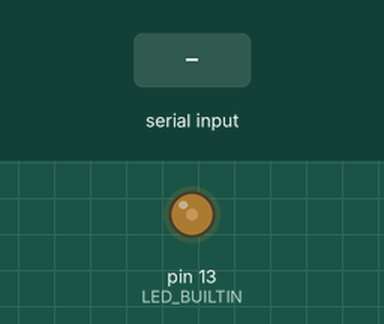
A sketch run on a simulated Arduino Uno, built with avr-gcc and run on an emulated ATmega328P. On the bench: output pins drawn as LEDs (lit = HIGH). The test bench sets the inputs (shaded band).

Above: at 1.2 s.
1.3 s: "90,45,200\n" received over Serial
At 1.7 s:
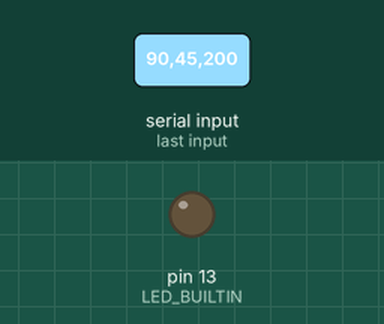
4.3 s: "1,90\n" received over Serial
At 5.9 s:
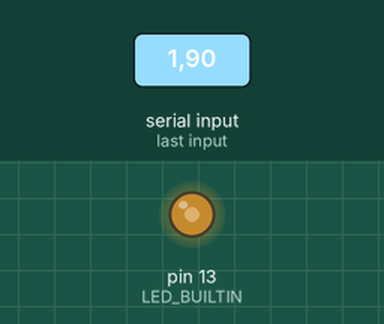
Timing chart, 0 to 7.4 s (numbered marks = the images above; inputs shaded):
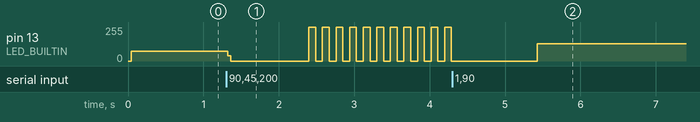

The sketch:

SerialBlink.ino
```cpp
String incomingstring = ""; // for incoming serial data
int Delay_time = 1000;

void setup() {
  Serial.begin(9600); // opens serial port, sets data rate to 9600 bps
  pinMode(LED_BUILTIN, OUTPUT);
}

void loop() {
  // send data only when you receive data:
  if (Serial.available() > 0) {
    // read the incoming byte:
    incomingstring = Serial.readString();
    delay(incomingstring.toInt());
  }
  digitalWrite(LED_BUILTIN, HIGH);   // turn the LED on (HIGH is the voltage level)
  delay(incomingstring.toInt());                       // wait for a second
  digitalWrite(LED_BUILTIN, LOW);    // turn the LED off by making the voltage LOW
  delay(incomingstring.toInt());
}
```
